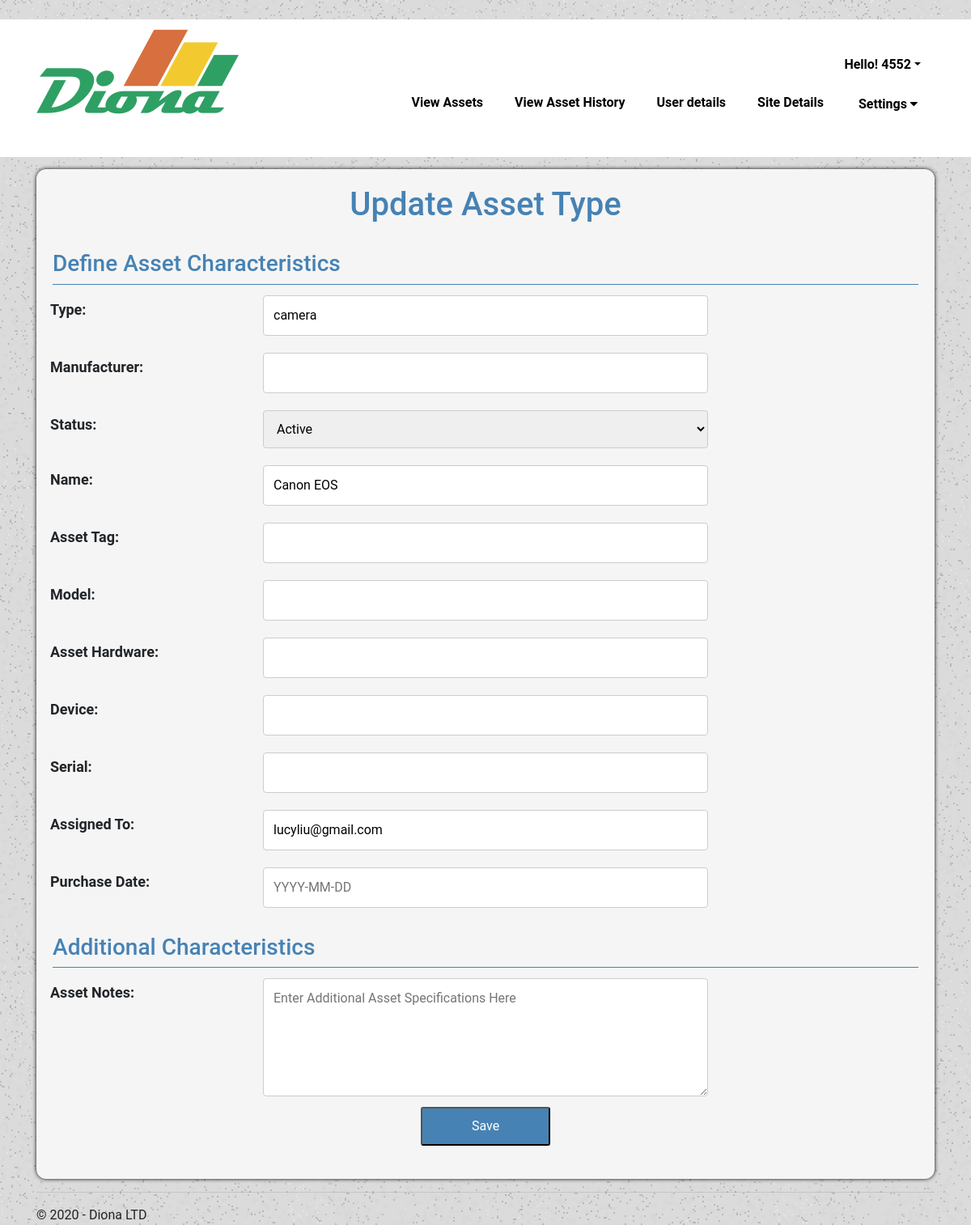
Page /update_asset_type?id=15 (signed in) on the earlier database version.
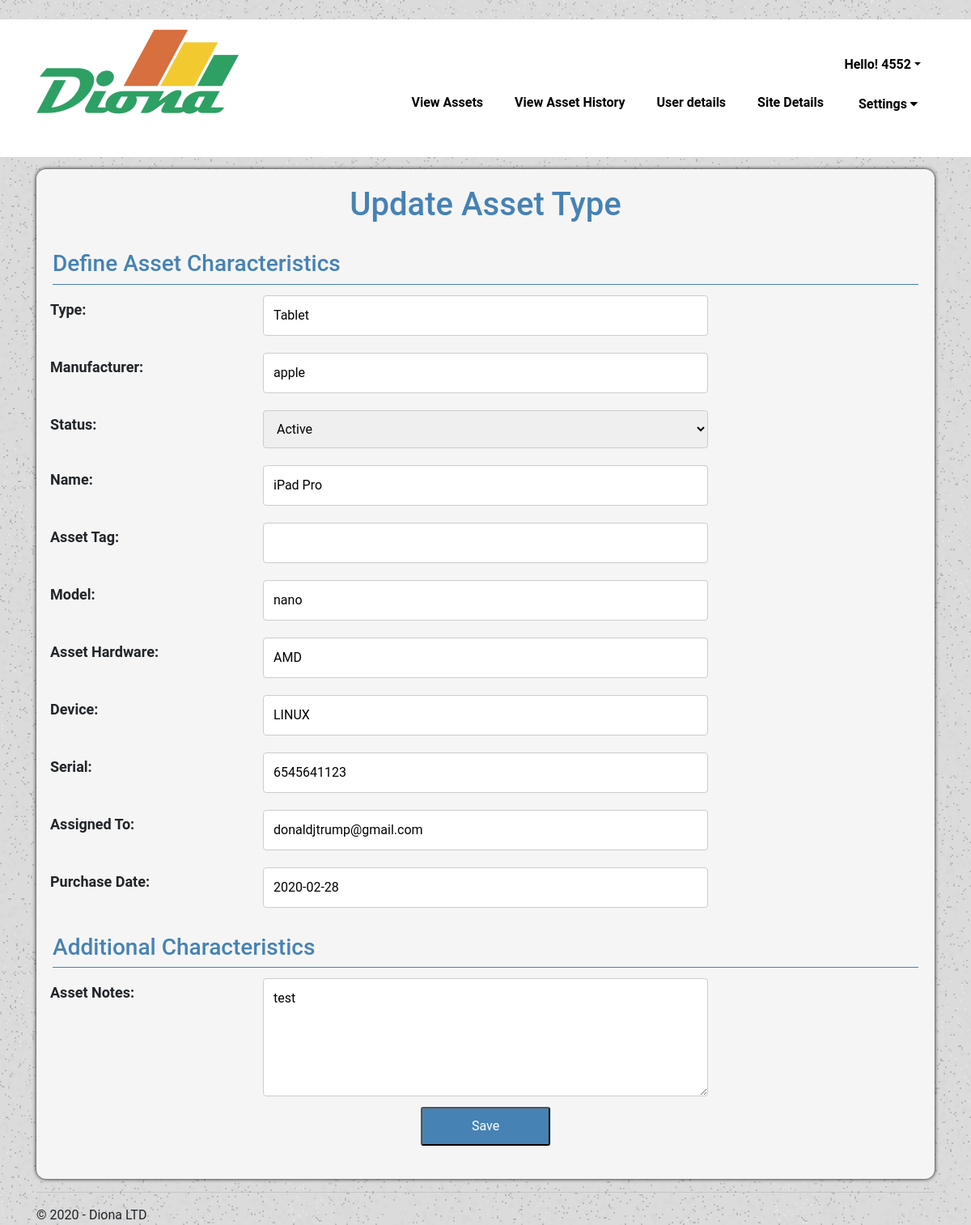
Same page on the later database version.
### tables this page shows
CREATE TABLE `AssetType` (
                                            `assetType_id` integer,
                                            `assetType_name` TEXT NOT NULL,
                                            PRIMARY KEY (`assetType_id`));

CREATE TABLE `Asset` (
                                            `asset_id` integer,
                                            `assetType_id` integer NOT NULL,
                                            `asset_name` TEXT NOT NULL,
                                            PRIMARY KEY (`asset_id`)
                                            FOREIGN KEY (`assetType_id`) REFERENCES `AssetType` (`assetType_id`));

CREATE TABLE `User` (
                                        `user_id` integer,
                                        `user_name` TEXT NULL,
                                        `user_email` TEXT NOT NULL,
                                        `user_phone` TEXT NULL,
                                        PRIMARY KEY (`user_id`)
                                    );

### EX1/views.py (the view)
@app.route('/update_asset_type')
def update_asset_type():
    if(request.args.get('id')):
        keys = dbHandler.getAssetKeys(request.args.get('id'))
        key_names = [0 for x in range(len(keys))]
        for x in range(len(keys)):
            key_names[x] = keys[x][0].split(',')
        asset_details = dbHandler.getAssetValues(request.args.get('id'))
        key_values = [0 for x in range(len(asset_details))]
        for x in range(len(asset_details)):
            key_values[x] = asset_details[x][2].split(',')
        asset_kv_pair = {}
        asset_kv_pair = dict(zip(key_names[0], key_values[0]))
        type = dbHandler.getAssetType(request.args.get('id'))
        email = dbHandler.retrieveUserEmailByAssetID(request.args.get('id'))
        if email:
            asset_kv_pair['assetAssigned'] = email
    else:
        header = 'Asset id is required.'
    return render_template('update_asset_type.html',
                            username=session['id'],
                            year=datetime.now().year,
                            type = type[0],
                            asset_details = asset_details,
                            asset_kv_pair = asset_kv_pair)

### EX1/models.py (called while the page is built)
def create_connection(db_file):
    conn = None
    try:
        conn = sqlite3.connect(db_file)
    except Error as e:
        print(e)
    return conn

def retrieveUserEmailByAssetID(id):
    con = create_connection("diona.db")
    cur = con.cursor()
    cur.execute("SELECT user_email FROM User u, Rent r WHERE r.user_id = u.user_id AND (r.date_return = '' or r.date_return IS NULL) AND r.asset_id = (?)", ([id]))
    userEmail = cur.fetchone()
    con.close()
    if userEmail:
        return userEmail[0]

def getAssetType(asset):
    con = create_connection("diona.db")
    try:
        with con:
            cur = con.cursor()
            cur.execute("SELECT AssetType.assetType_name from AssetType, Asset where Asset.assetType_id = AssetType.assetType_id AND Asset.asset_id = ?", ([asset]))
            assetType = cur.fetchone()
    except sqlite3.IntegrityError:
        print ("couldn't add data")
    con.close()
    return assetType

### EX1/templates/update_asset_type.html (shortened to what the changed rows need)
{% extends "layout_admin.html" %}
{% block content %}
<div class="formcontainer">
    <form action="/update_asset" method="post" id="defaultassetform">
        <div class="h1form">
            <h1>Update Asset Type</h1>
        </div>
        <br>
        <div class="row">
            <div class="column-50">
                <input type="text" class="" name="assetType" value="{{type}}" />
            </div>
        </div>
        <div class="row">
            <div class="column-50">
                <input type="text" class="" name="Manufacturer" value="{{asset_kv_pair['Manufacturer']}}" />
            </div>
        </div>
        <div class="row">
            <div class="column-50">
                <input type="text" class="" name="Name" value="{{ asset_details [0][1] }}" required />
            </div>
        </div>
        <div class="row">
            <div class="column-50">
                <input type="text" class="" name="Model" value="{{asset_kv_pair['Model']}}" required />
            </div>
        </div>
        <div class="row">
            <div class="column-50">
                <input type="text" class="" name="Hardware" value="{{asset_kv_pair['Hardware']}}" required />
            </div>
        </div>
        <div class="row">
            <div class="column-50">
                <input type="text" class="" name="Device" value="{{asset_kv_pair['Device']}}" required />
            </div>
        </div>
        <div class="row">
            <div class="column-50">
                <input type="text" class="" name="Serial" value="{{asset_kv_pair['Serial']}}" required />
            </div>
        </div>
        <div class="row">
            <div class="column-50">
                <input type="text" class="" name="assetAssigned" value="{{asset_kv_pair['assetAssigned']}}"  />
            </div>
        </div>
        <div class="row">
            <div class="column-50">
                <input type="text" class="" name="PurchaseDate" placeholder="YYYY-MM-DD" value="{{asset_kv_pair['PurchaseDate']}}" pattern="^\d{4}-(0[1-9]|1[012])-(0[1-9]|[12][0-9]|3[01])$" title="Please use the following format: YYYY-MM-DD." required />
            </div>
        </div>
        <br>
        <div class="row">
            <div class="column-50">
                <textarea rows="5" cols="50" name="Notes"
                          placeholder="Enter Additional Asset Specifications Here">{{asset_kv_pair['Notes']}}</textarea>
            </div>
        </div>
    </form>
</div>
{% endblock %}

Differences in the rows shown:
removed AssetType: assetType "camera"
no longer on this page (row unchanged): User: assetAssigned "lucyliu@gmail.com"
now on this page (row unchanged): AssetType: assetType "Tablet"
changed Asset: Name "Canon EOS" → "iPad Pro"
added User: assetAssigned "donaldjtrump@gmail.com"
Other differences:
form field Manufacturer: (not shown) → "apple"
form field Model: (not shown) → "nano"
form field Hardware: (not shown) → "AMD"
form field Device: (not shown) → "LINUX"
form field Serial: (not shown) → "6545641123"
form field PurchaseDate: (not shown) → "2020-02-28"
form field Notes: (not shown) → "test"
